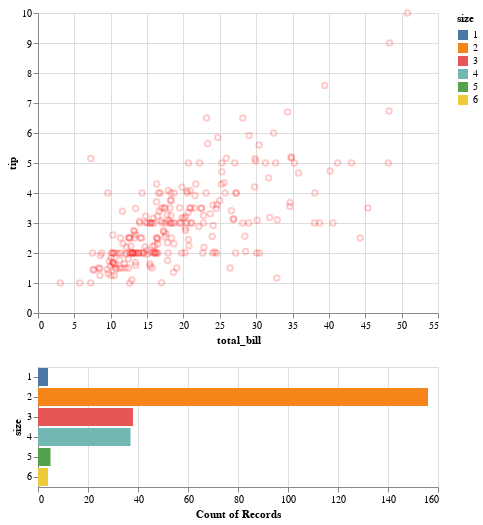

The code cell stored with this chart in its notebook:
### Code cell
points & bars

### Figure 1 — Vega-Lite specification as saved in the notebook (floating-point values rounded to 4 significant figures; data arrays with more than 128 entries replaced by an {"elided": "..."} marker saying what was removed)
{"config": {"view": {"continuousWidth": 400, "continuousHeight": 300}}, "vconcat": [{"mark": "point", "encoding": {"color": {"value": "red"}, "opacity": {"value": 0.2}, "x": {"type": "quantitative", "field": "total_bill"}, "y": {"type": "quantitative", "field": "tip"}}}, {"mark": "bar", "encoding": {"color": {"type": "nominal", "field": "size"}, "x": {"type": "quantitative", "aggregate": "count", "field": "size"}, "y": {"type": "nominal", "field": "size"}}}], "data": {"name": "data-362d1a3aede62850ce7cd49b1d5f5d1d"}, "$schema": "https://vega.github.io/schema/vega-lite/v4.8.1.json", "datasets": {"data-362d1a3aede62850ce7cd49b1d5f5d1d": {"elided": "244 records"}}}
